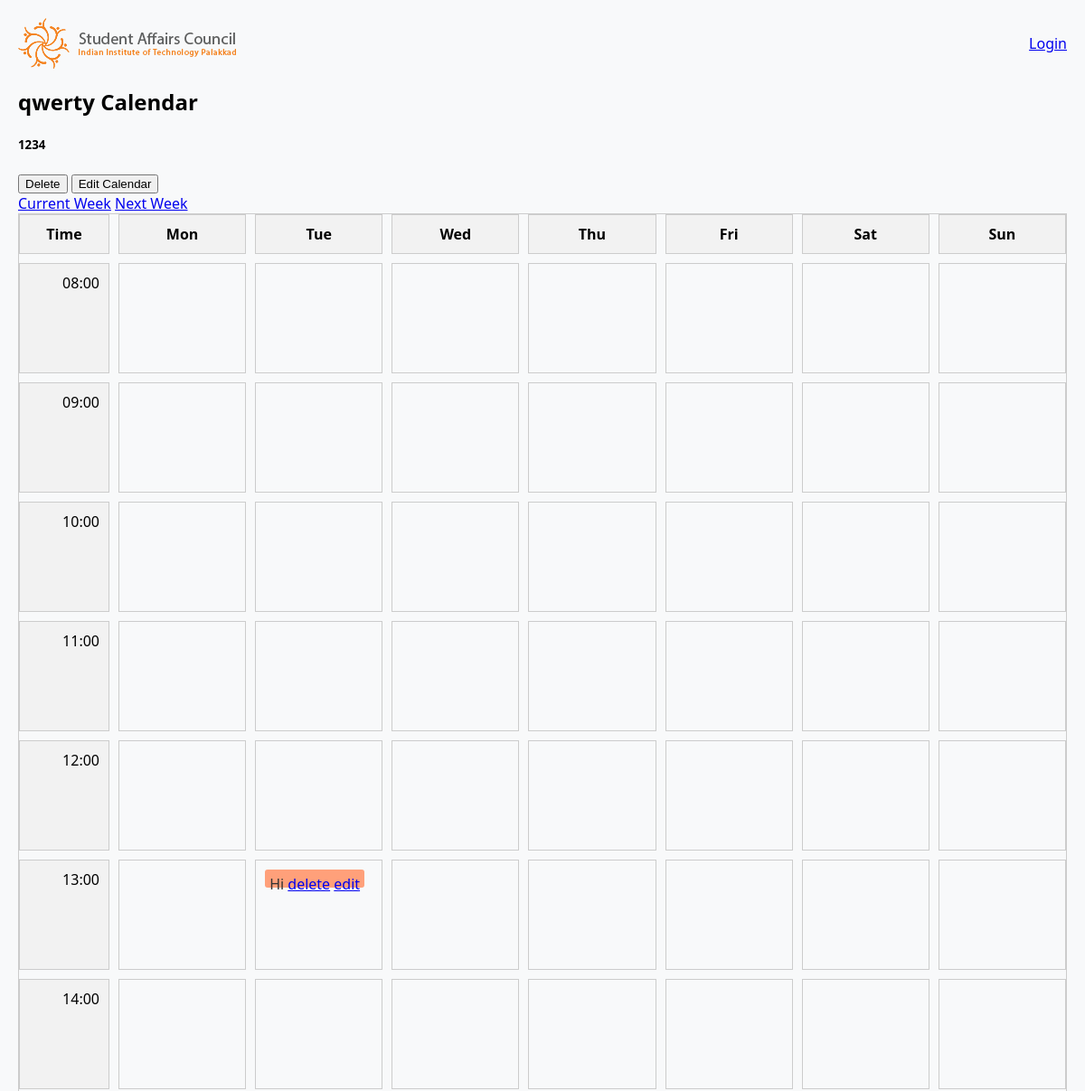
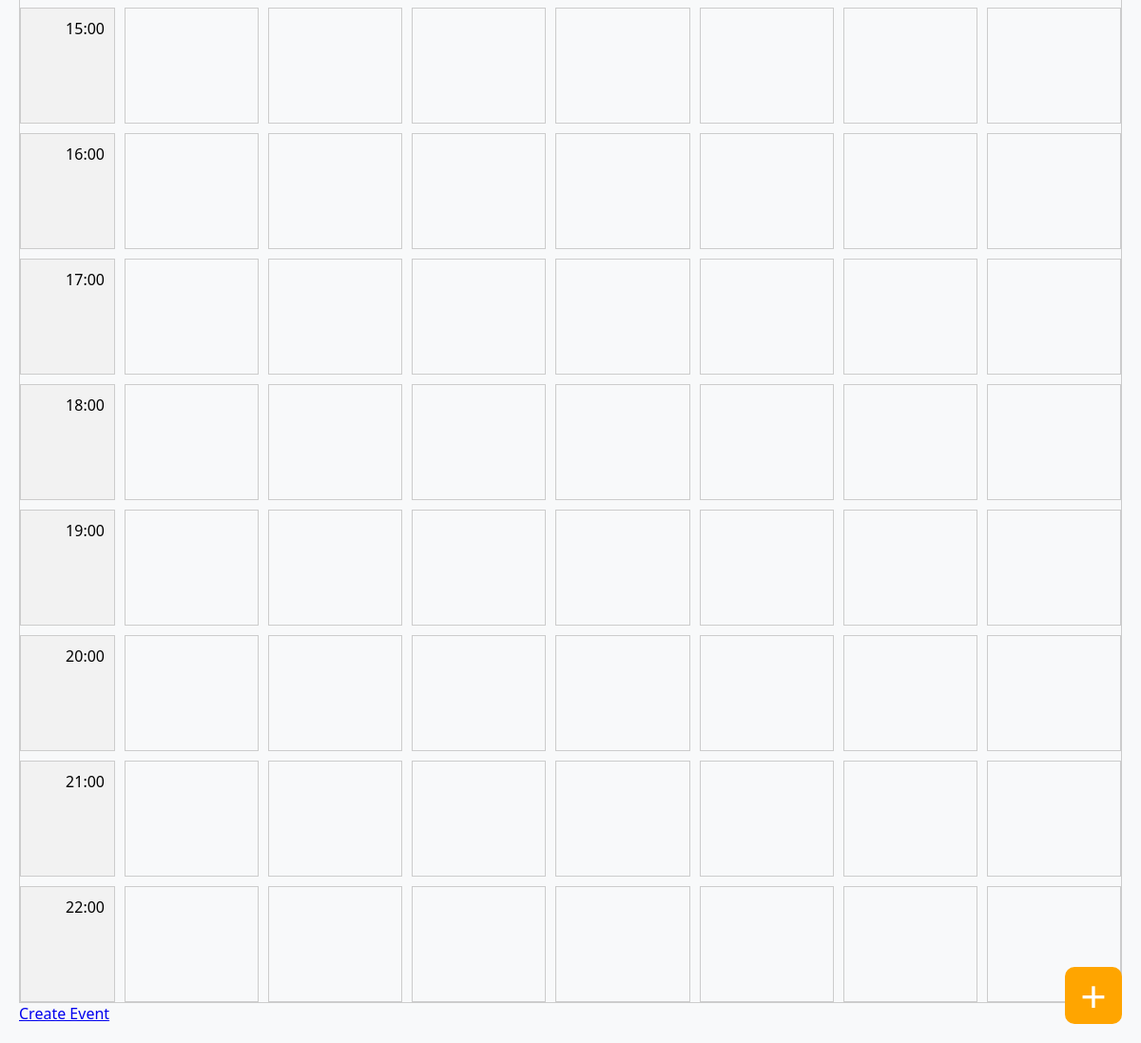
The app's page /calendar_detail/11/ with its own data (2 pictures, top to bottom).
### Main/models.py (models this page shows)
class Calendar(models.Model): #all calendars
    name = models.CharField(max_length=255)
    description = models.TextField(default='')
    users = models.ManyToManyField(User, through='UserCalendar')

class Event(models.Model):
    title = models.CharField(max_length=255)
    date_and_time = models.DateTimeField()
    duration = models.IntegerField(default=10)
    venue = models.CharField(max_length=255, null = True)
    calendar = models.ForeignKey(Calendar, on_delete=models.CASCADE)
    def date(self):
        return self.date_and_time.date()
    def time(self):
        return self.date_and_time.time()

### Main/views.py (the view)
# urls.py: path('calendar_detail/<int:calendar_id>/', views.calendar_detail, name='calendar_detail'),
def calendar_detail(request,calendar_id):
    today = date.today()
    if today.weekday() == 0:
        start_of_week = today
    else:
        start_of_week = today - timedelta(days=today.weekday())
    end_of_week = start_of_week + timedelta(days=6)
    calendar = Calendar.objects.get(id=calendar_id)
    events = Event.objects.filter(calendar=calendar)
    days = ['Mon','Tue','Wed','Thu','Fri','Sat','Sun']
    offset_weeks = int(request.GET.get('offset', 0))  # Get offset from query string
    if offset_weeks != 0:
        start_of_week += timedelta(days=offset_weeks * 7)
        end_of_week = start_of_week + timedelta(days=6)
    time_slots = ['08:00', '09:00', '10:00', '11:00', '12:00', '13:00', '14:00', '15:00', '16:00', '17:00', '18:00', '19:00', '20:00', '21:00', '22:00']
    context = {
        'calendar':calendar,
        'events':events,
        'days':days,
        'time_slots':time_slots,
        'start_of_week':start_of_week,
        'end_of_week':end_of_week,
        }
    return render(request,'Main/calender_detail.html',context)

### Main/templates/Main/calender_detail.html (shortened to what this page needs)
{% extends 'main.html' %}
{% load static %}
{% block content %}
  <link rel="stylesheet" href="{% static 'css/calendar.css' %}">
  <h2>{{ calendar.name }} Calendar</h2>
  <h5>{{ calendar.description }}</h5>
  <div class="nav-buttons">
    <button onclick="window.location='{% url 'delete_calendar' calendar.id %}'">Delete</button>
    <button onclick="window.location='{% url 'edit_calendar' calendar.id %}'">Edit Calendar</button>
  </div>
  <div class="nav-buttons">
    <a href="{% url 'calendar_detail' calendar.id %}">Current Week</a>
    <a href="{% url 'calendar_detail' calendar.id %}?offset=1">Next Week</a>
    <html lang="en">
<head>
</head>
<body>
<button class="toggle-button" onclick="toggleForm()">+</button>
</body>
</html>
  </div>
  <div class="calendar">
    <div class="calendar-header">
      <div class="header-cell">Time</div>
      {% for day in days %}
        <div class="header-cell">{{ day }}</div>
      {% endfor %}
    </div>
    <div class="calendar-body">
      {% for time_slot in time_slots %}
        <div class="row">
          <div class="time-cell">{{ time_slot }}</div>
          {% for day in days %}
            <div class="day-cell">
               {% for event in events %}
                  {% with event_day=event.date|date:"D" event_start_time=event.time|time:"H:00" %}
                    {% if event_day == day and event_start_time == time_slot and event.date >= start_of_week and event.date <= end_of_week %}
                      <div class="event" style="height: {{ event.duration }}px;">
                        {{ event.title }}
                        <a href="{% url 'delete_event' event.id %}">delete</a>
                        <a href="{% url 'edit_event' event.id %}">edit</a>
                      </div>
                    {% endif %}
                  {% endwith %}
              {% endfor %}
            </div>
          {% endfor %}
        </div>
      {% endfor %}
    </div>
  </div>
  <a href="{% url 'CreateEvent' calendar.id %}">Create Event</a>
{% endblock %}

### Main/static/css/calendar.css (style rules this page uses)
.calendar { display: grid; grid-template-columns: 100px repeat(7, 1fr); grid-gap: 10px; border: 1px solid #ccc; }
.calendar-header { display: contents; }
.header-cell { background-color: #f2f2f2; padding: 10px; text-align: center; font-weight: bold; border: 1px solid #ccc; }
.calendar-body { display: contents; }
.row { display: contents; }
.time-cell { background-color: #f2f2f2; padding: 10px; text-align: right; border: 1px solid #ccc; }
.day-cell { padding: 10px; border: 1px solid #ccc; min-height: 100px; position: relative; }
.event { background-color: #ffa07a; color: #333; padding: 5px; margin-bottom: 5px; border-radius: 3px; position: absolute; }

### Main/templates/Main/calender_detail.html (style rules this page uses)
body { font-family: 'Segoe UI', Tahoma, Geneva, Verdana, sans-serif; background-color: #f8f9fa; color: #000000; margin: 20px; position: relative; }
.toggle-button { position: fixed; bottom: 20px; right: 20px; font-size: 47px; background-color: #FFA500; color: #fff; border: none; border-radius: 10px; width: 60px; height: 60px; line-height: 60px; text-align: center; cursor: pointer; transition: transform 0.3s ease; z-index: 3; }

### records on screen
Calendar: name "qwerty", description "1234"
Event: {{ event.duration }} 10 (drawn), title "Hi"

### other values on screen
{{ day }} "Mon" "Tue" "Wed" "Thu" "Fri" "Sat" "Sun"
{{ time_slot }} "08:00" "09:00" "10:00" "11:00" "12:00" "13:00" "14:00" "15:00" "16:00" "17:00" "18:00" "19:00" "20:00" "21:00" "22:00"
